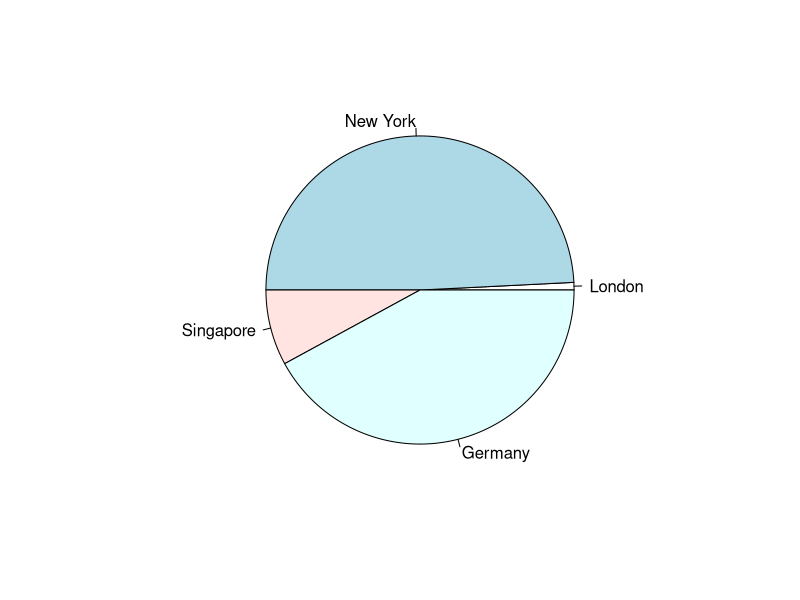
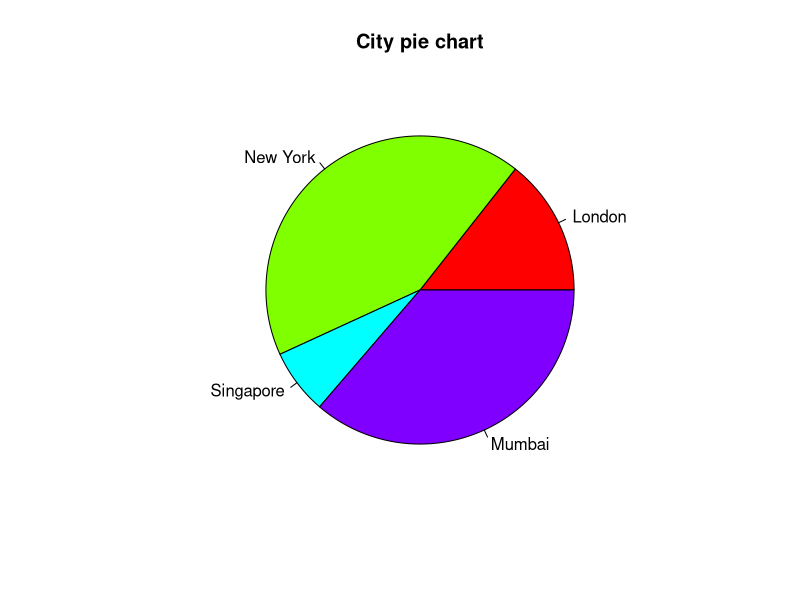
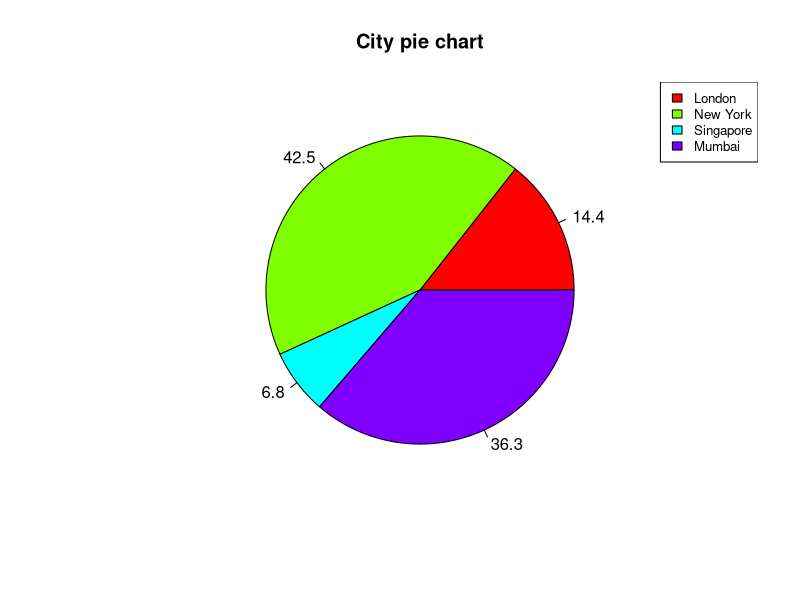
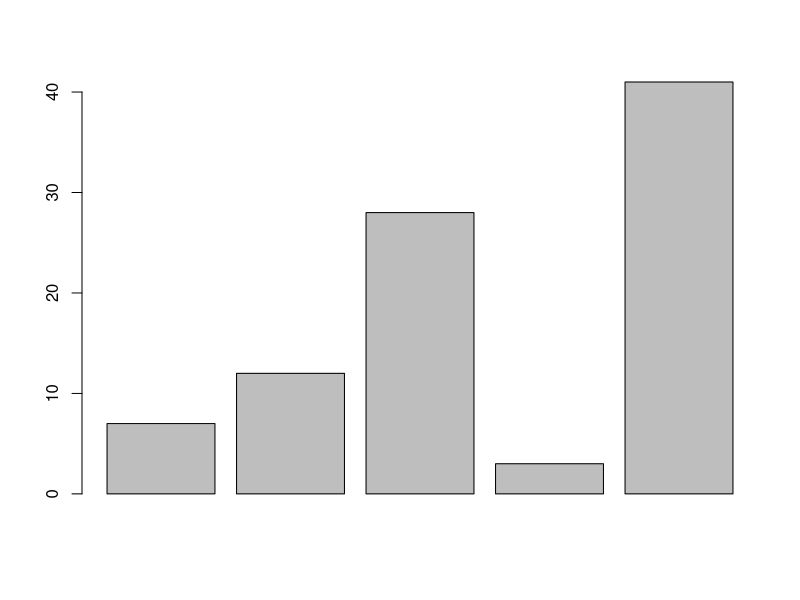
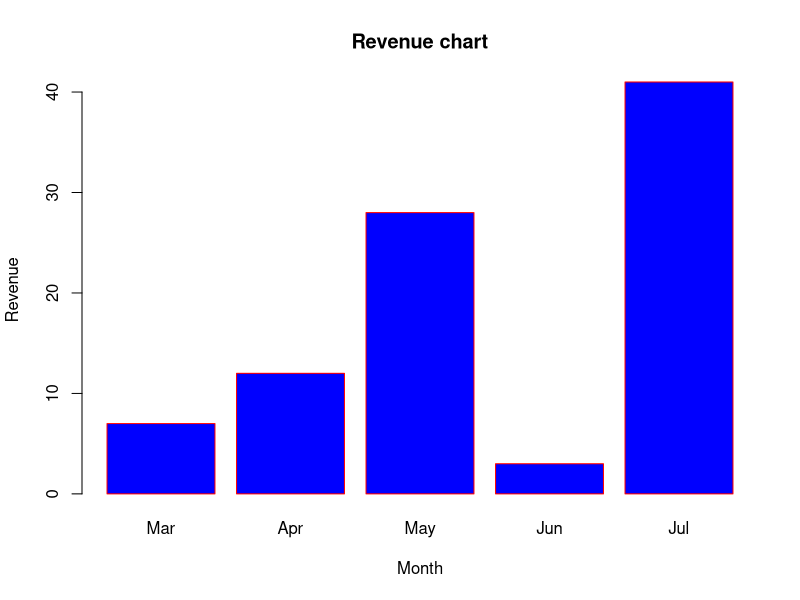

Write the R code that produced these figures, in order.
# NOTE: To import dataset in R - datasets :: mtcars
#-----------------------------------------------------------

# Create data for the graph

x <- c(1,62,10,53)

labels <- c("London", "New York", "Singapore", "Germany")

# Give the chart file name

png(file = "city.jpg")

# plot the chart

pie(x,labels)

dev.off() #to close the file that we created.



# Shortcut to run- first to end - Cmd+opti+B | Cmd + Enter (line by line)

#----------------------------------------------------------------------------
#----------------------------------------------------------------------------
# Example - 2

# Create data for the graph.
x <- c(21, 62, 10, 53)
labels <- c("London", "New York", "Singapore", "Mumbai")

# Give the chart file a name.
png(file = "city_title_colours.jpg")

# Plot the chart with title and rainbow color pallet.
pie(x, labels, main = "City pie chart", col = rainbow(length(x)))

# Save the file.
dev.off()

#----------------------------------------------------------------------------
#----------------------------------------------------------------------------

#Example 3
# Create data for the graph.
x <-  c(21, 62, 10,53)
labels <-  c("London","New York","Singapore","Mumbai")

piepercent<- round(100*x/sum(x), 1)

# Give the chart file a name.
png(file = "city_percentage_legends.jpg")

# Plot the chart.
pie(x, labels = piepercent, main = "City pie chart",col = rainbow(length(x)))
legend("topright", c("London","New York","Singapore","Mumbai"), cex = 0.8,
       fill = rainbow(length(x)))

# Save the file.
dev.off()

#----------------------------------------------------------------------------
#----------------------------------------------------------------------------

# Barplot in R

# barplot(H,xlab,ylab,main, names.arg,col)
        #data, x axis, y axis, title value, color


# Create the data for the chart
H <- c(7,12,28,3,41)

# Give the chart file a name
png(file = "barchart.png")

# Plot the bar chart 
barplot(H)

# Save the file
dev.off()

#----------------------------------------------------------------------------
#----------------------------------------------------------------------------
#Exerice 2
# Create the data for the chart
H <- c(7,12,28,3,41)
M <- c("Mar","Apr","May","Jun","Jul")

# Give the chart file a name
png(file = "barchart_months_revenue.png")

# Plot the bar chart 
barplot(H,names.arg=M,xlab="Month",ylab="Revenue",col="blue",
        main="Revenue chart",border="red")

# Save the file
dev.off()
